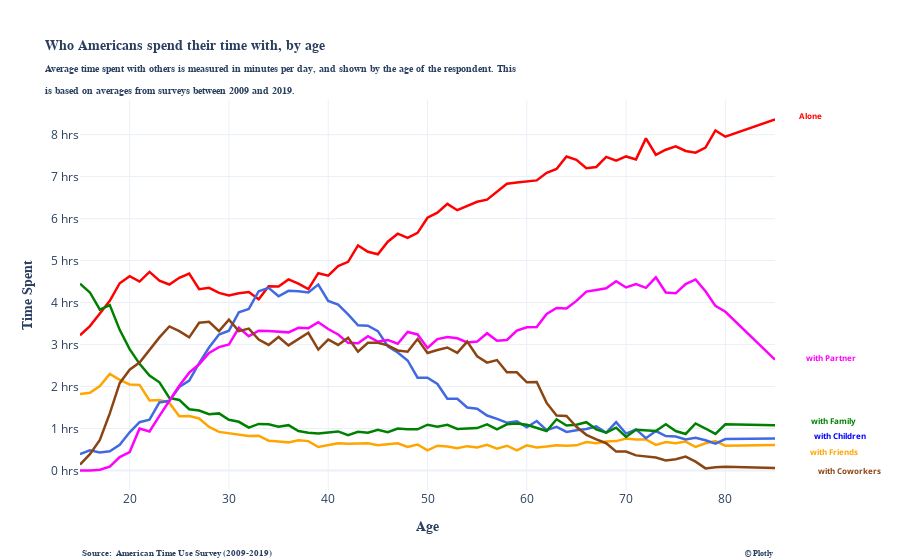

This figure's notebook cell:
### Markdown cell above
<div style="color:white;
            display:fill;
            border-radius:15px;
            background-color:white;
            font-size:130%;
            font-family:Verdana;
            letter-spacing:1px">
    <h3 style='padding: 20px;
              color:black;
               border:black;
               border-width:2.5px;
               border-style:solid;
              font-family: Times New Roman;
              text-align:center;'>
         Who Americans spend their time with, by age
    </h3>
    </div>

### Code cell
fig = go.Figure()
fig.add_trace(go.Scatter(x=df['Year'], y=df['Time spent alone'],mode='lines',name='alone',line=dict(color='red', width=2.5)))
fig.add_trace(go.Scatter(x=df['Year'], y=df['Time spent with friends'],mode='lines',name='with friends',line=dict(color='orange', width=2.5)))
fig.add_trace(go.Scatter(x=df['Year'], y=df['Time spent with children'],mode='lines',name='with children',line=dict(color='royalblue', width=2.5)))
fig.add_trace(go.Scatter(x=df['Year'], y=df['Time spent with parents, siblings and other family'],mode='lines',name='with family',line=dict(color='green', width=2.5)))
fig.add_trace(go.Scatter(x=df['Year'], y=df['Time spent with partner'],mode='lines',name='with partner',line=dict(color='magenta', width=2.5)))
fig.add_trace(go.Scatter(x=df['Year'], y=df['Time spent with coworkers'],mode='lines',name='with Coworkers',line=dict(color='SaddleBrown', width=2.5)))
fig.update_layout(showlegend=False,template='plotly_white',hovermode='x')
fig.update_yaxes(title_text='<b style="font-family: Times New Roman;" >Time Spent</b>')
fig.update_xaxes(title_text='<b style="font-family: Times New Roman;" >Age</b>')
fig.update_layout(margin=dict(r=125,t=100,b=70))
fig.update_yaxes( # the y-axis is in mins
    ticksuffix=" hrs", showgrid=True
)
fig.add_annotation(
                   y=0.98,
                   x=1.07,
                   text="<b style=\"color:red; font-size:0.9vw\">Alone</b>",
                   showarrow=False,
                   xref="paper",
                   yref="paper")
fig.add_annotation(
                   y=0.32,
                   x=1.12,
                   text="<b style=\"color:magenta; font-size:0.9vw\">with Partner</b>",
                   showarrow=False,
                   xref="paper",
                   yref="paper")
fig.add_annotation(
                   y=0.16,
                   x=1.12,
                   text="<b style=\"color:green; font-size:0.9vw\">with Family</b>",
                   showarrow=False,
                   xref="paper",
                   yref="paper")
fig.add_annotation(
                   y=0.12,
                   x=1.134,
                   text="<b style=\"color:blue; font-size:0.9vw\">with Children</b>",
                   showarrow=False,
                   xref="paper",
                   yref="paper")
fig.add_annotation(
                   y=0.08,
                   x=1.123,
                   text="<b style=\"color:orange; font-size:0.9vw\">with Friends</b>",
                   showarrow=False,
                   xref="paper",
                   yref="paper")
fig.add_annotation(
                   y=0.03,
                   x=1.155,
                   text="<b style=\"color:SaddleBrown; font-size:0.9vw\">with Coworkers</b>",
                   showarrow=False,
                   xref="paper",
                   yref="paper")
fig.add_annotation(
                   y=-0.18,
                   x=0,
                   text="<b style=\"font-family: Times New Roman; font-size:1vw\">Source: </b><b style=\"font-family: Times New Roman; font-size:1vw\"> American Time Use Survey (2009-2019)</b>",
                   showarrow=False,
                   xref="paper",
                   yref="paper")
fig.add_annotation(
                   y=-0.18,
                   x=1,
                   text="<b style=\"font-family: Times New Roman; font-size:0.9vw\"> © Plotly</b>",
                   showarrow=False,
                   xref="paper",
                   yref="paper")
fig.update_layout(title_text='<b style="font-family: Times New Roman; font-size:1.6vw">Who Americans spend their time with, by age</b><br><b style="font-family: Times New Roman; font-size:1.1vw">Average time spent with others is measured in minutes per day, and shown by the age of the respondent. This<br>is based on averages from surveys between 2009 and 2019.</b>')

fig.show()

### Figure 1 — Plotly figure (JSON) as saved in the notebook; plotly's stock layout.template omitted (floating-point values rounded to 4 significant figures)
{"data": [{"line": {"color": "red", "width": 2.5}, "mode": "lines", "name": "alone", "type": "scatter", "x": [15, 16, 17, 18, 19, 20, 21, 22, 23, 24, 25, 26, 27, 28, 29, 30, 31, 32, 33, 34, 35, 36, 37, 38, 39, 40, 41, 42, 43, 44, 45, 46, 47, 48, 49, 50, 51, 52, 53, 54, 55, 56, 57, 58, 59, 60, 61, 62, 63, 64, 65, 66, 67, 68, 69, 70, 71, 72, 73, 74, 75, 76, 77, 78, 79, 80, 85], "y": [3.22, 3.44, 3.74, 4.04, 4.46, 4.63, 4.5, 4.73, 4.52, 4.43, 4.59, 4.69, 4.32, 4.35, 4.23, 4.17, 4.22, 4.25, 4.08, 4.39, 4.38, 4.55, 4.45, 4.32, 4.7, 4.64, 4.87, 4.97, 5.36, 5.21, 5.15, 5.45, 5.64, 5.54, 5.66, 6.02, 6.14, 6.35, 6.2, 6.3, 6.4, 6.45, 6.65, 6.83, 6.86, 6.89, 6.91, 7.09, 7.18, 7.48, 7.4, 7.2, 7.23, 7.47, 7.38, 7.48, 7.41, 7.91, 7.52, 7.64, 7.72, 7.61, 7.57, 7.69, 8.1, 7.95, 8.36]}, {"line": {"color": "orange", "width": 2.5}, "mode": "lines", "name": "with friends", "type": "scatter", "x": [15, 16, 17, 18, 19, 20, 21, 22, 23, 24, 25, 26, 27, 28, 29, 30, 31, 32, 33, 34, 35, 36, 37, 38, 39, 40, 41, 42, 43, 44, 45, 46, 47, 48, 49, 50, 51, 52, 53, 54, 55, 56, 57, 58, 59, 60, 61, 62, 63, 64, 65, 66, 67, 68, 69, 70, 71, 72, 73, 74, 75, 76, 77, 78, 79, 80, 85], "y": [1.82, 1.85, 2.01, 2.3, 2.16, 2.05, 2.04, 1.67, 1.68, 1.61, 1.29, 1.3, 1.24, 1.04, 0.92, 0.89, 0.85, 0.82, 0.83, 0.71, 0.69, 0.67, 0.72, 0.7, 0.56, 0.6, 0.65, 0.64, 0.65, 0.65, 0.6, 0.62, 0.65, 0.56, 0.62, 0.48, 0.59, 0.57, 0.53, 0.58, 0.55, 0.61, 0.52, 0.59, 0.48, 0.6, 0.55, 0.57, 0.6, 0.59, 0.6, 0.68, 0.65, 0.69, 0.7, 0.76, 0.74, 0.74, 0.61, 0.68, 0.65, 0.69, 0.56, 0.65, 0.7, 0.59, 0.61]}, {"line": {"color": "royalblue", "width": 2.5}, "mode": "lines", "name": "with children", "type": "scatter", "x": [15, 16, 17, 18, 19, 20, 21, 22, 23, 24, 25, 26, 27, 28, 29, 30, 31, 32, 33, 34, 35, 36, 37, 38, 39, 40, 41, 42, 43, 44, 45, 46, 47, 48, 49, 50, 51, 52, 53, 54, 55, 56, 57, 58, 59, 60, 61, 62, 63, 64, 65, 66, 67, 68, 69, 70, 71, 72, 73, 74, 75, 76, 77, 78, 79, 80, 85], "y": [0.39, 0.48, 0.43, 0.46, 0.61, 0.91, 1.15, 1.21, 1.62, 1.66, 1.99, 2.14, 2.56, 2.93, 3.24, 3.33, 3.77, 3.85, 4.27, 4.35, 4.15, 4.28, 4.27, 4.24, 4.43, 4.04, 3.95, 3.72, 3.46, 3.45, 3.32, 2.96, 2.81, 2.62, 2.21, 2.21, 2.06, 1.71, 1.71, 1.5, 1.47, 1.31, 1.23, 1.14, 1.17, 1.03, 1.18, 0.96, 1.04, 0.92, 0.96, 0.99, 1.05, 0.9, 1.15, 0.88, 0.98, 0.77, 0.94, 0.82, 0.81, 0.74, 0.78, 0.72, 0.64, 0.75, 0.76]}, {"line": {"color": "green", "width": 2.5}, "mode": "lines", "name": "with family", "type": "scatter", "x": [15, 16, 17, 18, 19, 20, 21, 22, 23, 24, 25, 26, 27, 28, 29, 30, 31, 32, 33, 34, 35, 36, 37, 38, 39, 40, 41, 42, 43, 44, 45, 46, 47, 48, 49, 50, 51, 52, 53, 54, 55, 56, 57, 58, 59, 60, 61, 62, 63, 64, 65, 66, 67, 68, 69, 70, 71, 72, 73, 74, 75, 76, 77, 78, 79, 80, 85], "y": [4.45, 4.24, 3.83, 3.94, 3.35, 2.89, 2.54, 2.26, 2.1, 1.73, 1.68, 1.46, 1.43, 1.34, 1.36, 1.21, 1.16, 1.02, 1.11, 1.1, 1.04, 1.08, 0.94, 0.9, 0.88, 0.91, 0.93, 0.84, 0.92, 0.9, 0.97, 0.91, 1, 0.98, 0.98, 1.09, 1.04, 1.09, 0.99, 1, 1.01, 1.1, 0.98, 1.1, 1.12, 1.09, 1.01, 0.94, 1.22, 1.07, 1.09, 1.15, 0.98, 0.9, 1.02, 0.8, 0.97, 0.95, 0.94, 1.1, 0.94, 0.87, 1.12, 1, 0.87, 1.1, 1.08]}, {"line": {"color": "magenta", "width": 2.5}, "mode": "lines", "name": "with partner", "type": "scatter", "x": [15, 16, 17, 18, 19, 20, 21, 22, 23, 24, 25, 26, 27, 28, 29, 30, 31, 32, 33, 34, 35, 36, 37, 38, 39, 40, 41, 42, 43, 44, 45, 46, 47, 48, 49, 50, 51, 52, 53, 54, 55, 56, 57, 58, 59, 60, 61, 62, 63, 64, 65, 66, 67, 68, 69, 70, 71, 72, 73, 74, 75, 76, 77, 78, 79, 80, 85], "y": [0, 0, 0.02, 0.09, 0.32, 0.44, 1, 0.93, 1.3, 1.66, 2.02, 2.33, 2.53, 2.8, 2.94, 3, 3.4, 3.2, 3.33, 3.32, 3.3, 3.29, 3.4, 3.39, 3.53, 3.37, 3.24, 3.04, 3.03, 3.2, 3.07, 3.11, 3.02, 3.3, 3.24, 2.92, 3.13, 3.18, 3.15, 3.05, 3.07, 3.27, 3.09, 3.11, 3.33, 3.41, 3.42, 3.73, 3.87, 3.86, 4.04, 4.26, 4.3, 4.34, 4.51, 4.36, 4.44, 4.35, 4.6, 4.24, 4.22, 4.44, 4.55, 4.27, 3.92, 3.78, 2.64]}, {"line": {"color": "SaddleBrown", "width": 2.5}, "mode": "lines", "name": "with Coworkers", "type": "scatter", "x": [15, 16, 17, 18, 19, 20, 21, 22, 23, 24, 25, 26, 27, 28, 29, 30, 31, 32, 33, 34, 35, 36, 37, 38, 39, 40, 41, 42, 43, 44, 45, 46, 47, 48, 49, 50, 51, 52, 53, 54, 55, 56, 57, 58, 59, 60, 61, 62, 63, 64, 65, 66, 67, 68, 69, 70, 71, 72, 73, 74, 75, 76, 77, 78, 79, 80, 85], "y": [0.14, 0.39, 0.73, 1.36, 2.08, 2.4, 2.57, 2.88, 3.17, 3.43, 3.32, 3.17, 3.52, 3.54, 3.32, 3.59, 3.32, 3.38, 3.12, 2.99, 3.18, 2.98, 3.14, 3.28, 2.88, 3.12, 2.99, 3.16, 2.83, 3.04, 3.04, 2.98, 2.86, 2.83, 3.13, 2.8, 2.87, 2.93, 2.8, 3.07, 2.72, 2.57, 2.63, 2.34, 2.34, 2.1, 2.11, 1.61, 1.31, 1.3, 1.04, 0.85, 0.74, 0.65, 0.45, 0.45, 0.36, 0.34, 0.31, 0.24, 0.27, 0.33, 0.21, 0.05, 0.08, 0.09, 0.06]}], "layout": {"annotations": [{"showarrow": false, "text": "<b style=\"color:red; font-size:0.9vw\">Alone</b>", "x": 1.07, "xref": "paper", "y": 0.98, "yref": "paper"}, {"showarrow": false, "text": "<b style=\"color:magenta; font-size:0.9vw\">with Partner</b>", "x": 1.12, "xref": "paper", "y": 0.32, "yref": "paper"}, {"showarrow": false, "text": "<b style=\"color:green; font-size:0.9vw\">with Family</b>", "x": 1.12, "xref": "paper", "y": 0.16, "yref": "paper"}, {"showarrow": false, "text": "<b style=\"color:blue; font-size:0.9vw\">with Children</b>", "x": 1.134, "xref": "paper", "y": 0.12, "yref": "paper"}, {"showarrow": false, "text": "<b style=\"color:orange; font-size:0.9vw\">with Friends</b>", "x": 1.123, "xref": "paper", "y": 0.08, "yref": "paper"}, {"showarrow": false, "text": "<b style=\"color:SaddleBrown; font-size:0.9vw\">with Coworkers</b>", "x": 1.155, "xref": "paper", "y": 0.03, "yref": "paper"}, {"showarrow": false, "text": "<b style=\"font-family: Times New Roman; font-size:1vw\">Source: </b><b style=\"font-family: Times New Roman; font-size:1vw\"> American Time Use Survey (2009-2019)</b>", "x": 0, "xref": "paper", "y": -0.18, "yref": "paper"}, {"showarrow": false, "text": "<b style=\"font-family: Times New Roman; font-size:0.9vw\"> © Plotly</b>", "x": 1, "xref": "paper", "y": -0.18, "yref": "paper"}], "hovermode": "x", "margin": {"b": 70, "r": 125, "t": 100}, "showlegend": false, "title": {"text": "<b style=\"font-family: Times New Roman; font-size:1.6vw\">Who Americans spend their time with, by age</b><br><b style=\"font-family: Times New Roman; font-size:1.1vw\">Average time spent with others is measured in minutes per day, and shown by the age of the respondent. This<br>is based on averages from surveys between 2009 and 2019.</b>"}, "xaxis": {"title": {"text": "<b style=\"font-family: Times New Roman;\" >Age</b>"}}, "yaxis": {"showgrid": true, "ticksuffix": " hrs", "title": {"text": "<b style=\"font-family: Times New Roman;\" >Time Spent</b>"}}}}
